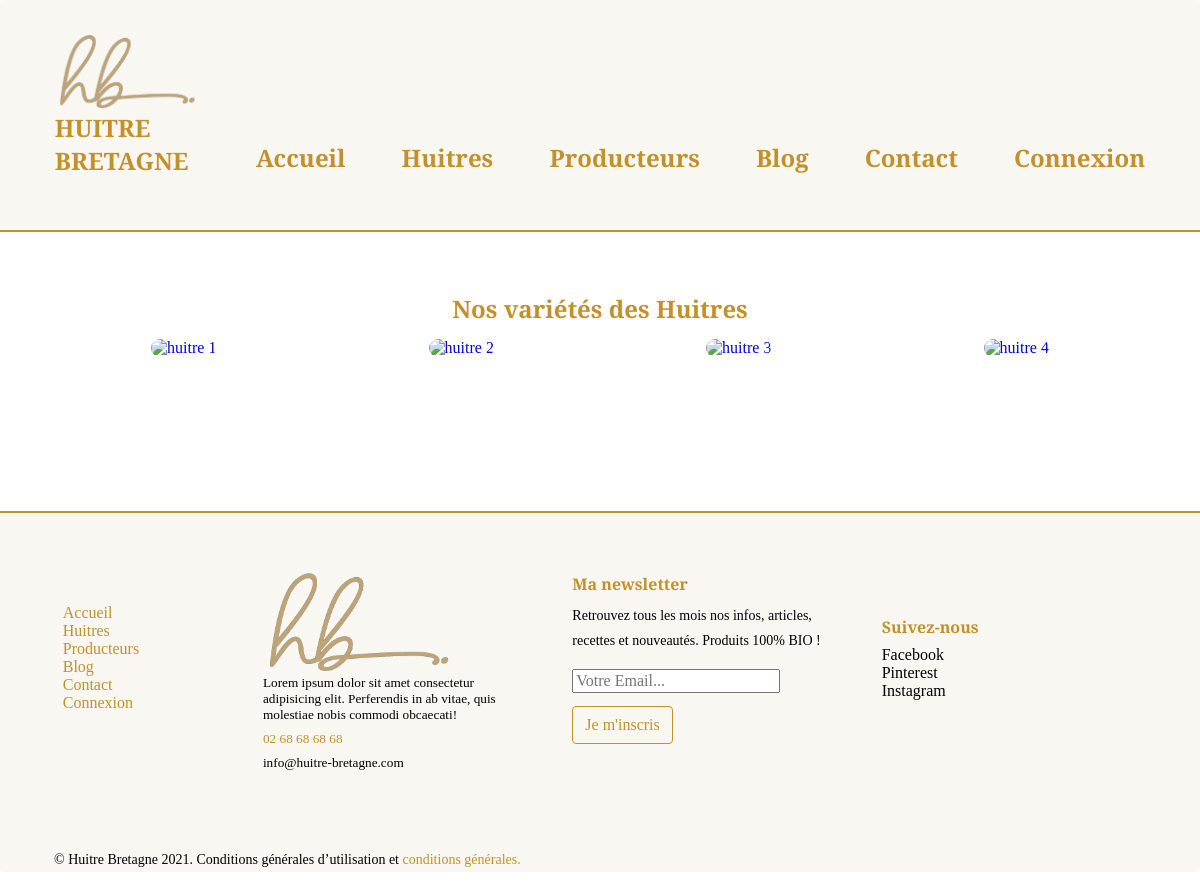
Page /index.php?action=huitres on the earlier database version.
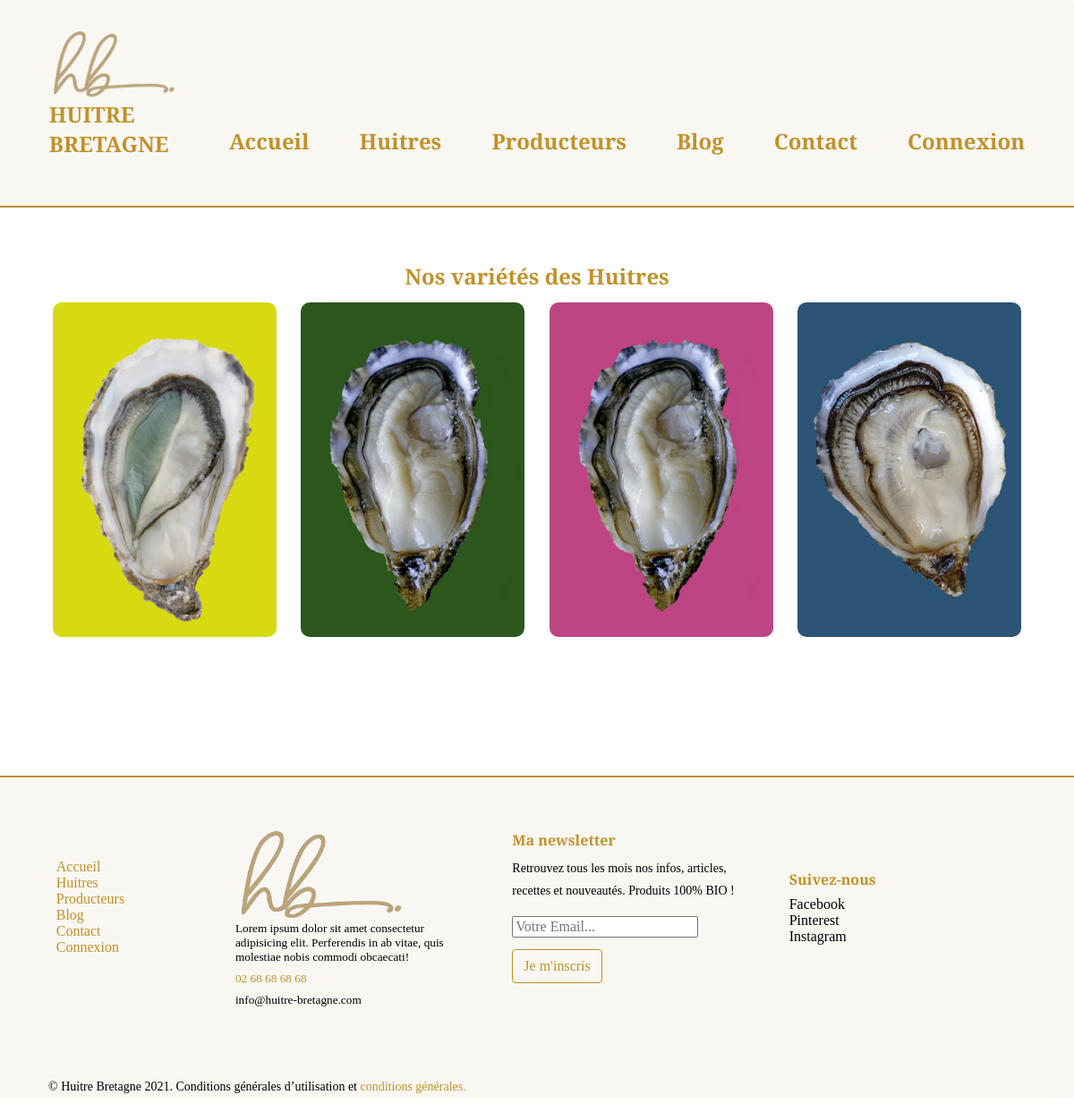
Same page on the later database version.
### tables this page shows
CREATE TABLE IF NOT EXISTS `huitres` (
  `id` int(10) unsigned NOT NULL AUTO_INCREMENT,
  `img` longtext,
  `alt` longtext,
  `h_name` longtext,
  `h_content` longtext,
  PRIMARY KEY (`id`)
);

### app/Controllers/Front/FrontController.php (called while the page is built, shortened)
<?php
class FrontController{
    function huitres(){
        $huitres = new \Project\Models\HuitreManager();
        $huitres = $huitres->getHuitres();
        require 'app/views/front/huitres.php';
    }
    }

### app/Models/HuitreManager.php (called while the page is built, shortened)
<?php
class HuitreManager extends Manager{
    public function getHuitres(){
        $bdd = $this->bdConnect();
        $req = $bdd->query('SELECT id,h_name,h_content,alt,img FROM huitres');
        return $req;
    }
}

### app/views/front/huitres.php (the view, shortened to what this page needs)
<section class="huitres">
<h1 class="text-center" >Nos variétés des Huitres</h1>
<div class="flex-wrapper">
<?php foreach($huitres as $huitre){?>
        <div class="flex-1-item-perline-s flex-2-item-perline-m flex-4-item-perline-l">
            <div class="product-wrapper mb-45 text-center">
                <div class="product-img"> <a href="index.php?action=huitre&id=<?= $huitre['id'] ?>" data-abc="true"> <img class="img-fluid img-br-10px" src="<?=htmlspecialchars($huitre['img']) ?>" alt="<?=htmlspecialchars($huitre['h_name']) ?>"> </a>
                </div>
            </div>
        </div>
<?php } ?>
</div>
</section>
<?php $content = ob_get_clean(); ?>
<?php require 'templates/template.php'; ?>

### index.php (shortened to what this page needs)
<?php
try{
    $frontController = new FrontController();
    if(isset($_GET['action']))
    {
        if($_GET['action']=='blog'){
            $frontController->blog();
        }elseif($_GET['action']=='huitres'){
            $frontController->huitres();
        }elseif($_GET['action']=='producers'){
            $frontController->producers();
        }elseif($_GET['action']=='contact'){
            $frontController->contact();
        }
        elseif($_GET['action']=='contact'){
            $frontController->contact();
        }
        elseif($_GET['action']=='connect'){
            $frontController->connect();
        }
        elseif($_GET['action'] == 'creatUser'){
            $pseudo = $_POST['Pseudo'];
            $mail = $_POST['mail'];
            $mdp = $_POST['pass'];
            $pass = password_hash($mdp, PASSWORD_DEFAULT);
            $frontController ->creatUser($pseudo,$mail,$pass);
        }elseif($_GET['action'] == 'disConnect'){
            $frontController ->disConnect();
        }
        elseif($_GET['action']=='userInfos'){
            $frontController->userInfos();
        }
        elseif($_GET['action'] == 'getMessage'){
            $name = $_POST['name'];
            $mail = $_POST['mail'];
            $sujet = $_POST['sujet'];
            $message = $_POST['content'];
            $frontController->getMessage($name,$mail,$sujet,$message);
        }
        elseif($_GET['action']=='article'){
            $id = $_GET['id'];
            $frontController->article($id);
        }
        elseif($_GET['action'] == 'commentaire'){
            $id = $_GET['id'];
            $name = $_POST['name'];
            $comment = $_POST['comment'];
            $frontController->getComment($name,$comment,$id);
        }
        elseif($_GET['action']=='huitre'){
            $id = $_GET['id'];
            $frontController->huitre($id);
        }
        elseif($_GET['action']=='producer'){
            $id = $_GET['id'];
            $frontController->producer($id);
        }
        elseif($_GET['action']=='mention'){
            $frontController->mention();
        }
    }else{
        $frontController->accueil();
    }
} catch(Exception $e){
    die('Erreur: ' .$e->getMessage());
}

### app/views/front/templates/template.php (shortened to what this page needs)
<!DOCTYPE html>
<html lang="fr">
<head>
    <link rel="stylesheet" href="app/public/front/css/style.css">
</head>
<body>
    <header>
        <div class="navbar-background">
            <nav class="navbar container flex-wrapper">
                <div><a href="/" class="nav-logo"><img class="logo img-br-10px"
                            src="app/public/front/images/huitre-bretagne.png" alt="logo huitre de bretagne"><span
                            class="text-logo">HUITRE BRETAGNE</span> </a>
                </div>
                <div class="navbar-collapse" id="navbarCollapse">
                    <ul class="navbar-ul">
                        <li class="nav-li flex-6-item-perline"><a class="nav-a" href="/">Accueil</a></li>
                        <li class="nav-li flex-6-item-perline"><a class="nav-a"
                                href="index.php?action=huitres">Huitres</a></li>
                        <li class="nav-li flex-6-item-perline"><a class="nav-a"
                                href="index.php?action=producers">Producteurs</a></li>
                        <li class="nav-li flex-6-item-perline"><a class="nav-a" href="index.php?action=blog">Blog</a>
                        </li>
                        <li class="nav-li flex-6-item-perline"><a class="nav-a"
                                href="index.php?action=contact">Contact</a></li>
                        <?php if(isset($_SESSION['pseudo'])): ?>
                        <li class="nav-li flex-6-item-perline">
                            <a class="nav-a" href="index.php?action=userInfos"><?= $_SESSION['pseudo'] ?></a>
                            <p><a class="nav-a" href="index.php?action=disConnect">(Deconnexion)</a></p>
                        </li>
                        <?php else: ?>
                        <li class="nav-li flex-6-item-perline">
                            <a class="nav-a" href="index.php?action=connect">Connexion</a>
                        </li>
                        <?php endif; ?>
                    </ul>
                </div>
            </nav>
            <div class="nav-bottom-line"></div>
        </div>
    </header>
    <main>
        <div class="container">
            <?= $content ?>
        </div>
    </main>
    <footer>
        <div class="foot-backgroud">
            <div class="food-top-line"></div>
            <div class="nav-footer flex-wrapper container">
                <div class="flex-3-item-perline-s flex-4-item-perline-l">
                    <ul>
                        <li><a href="/">Accueil</a></li>
                        <li><a href="index.php?action=huitres">Huitres</a></li>
                        <li><a href="index.php?action=producers">Producteurs</a></li>
                        <li><a href="index.php?action=blog">Blog</a></li>
                        <li><a href="index.php?action=contact">Contact</a></li>
                        <li><a href="index.php?action=connect">Connexion</a></li>
                    </ul>
                </div>
                <div class="flex-3-item-perline-s flex-4-item-perline-l foot-presentation">
                    <img class="hidden l-show img-fluid" src="app/public/front/images/huitre-bretagne.png"
                        alt="huitre-bretagne">
                    <h5 class="hidden l-show">Lorem ipsum dolor sit amet consectetur adipisicing elit.
                        Perferendis in ab vitae,
                        quis molestiae nobis commodi obcaecati!</h5>
                    <h5><a href="tel:+33268686868">02 68 68 68 68</a></h5>
                    <h5>info@huitre-bretagne.com</h5>
                </div>
                <div class="hidden l-show flex-4-item-perline-l">
                    <h4>Ma newsletter</h4>
                    <p>Retrouvez tous les mois nos infos, articles, recettes et nouveautés. Produits 100% BIO !</p>
                    <form method="POST">
                        <input type="email" name="email" placeholder="Votre Email...">
                        <input class="btn gold-btn" type="submit" value="Je m'inscris">
                    </form>
                </div>
                <div class="flex-3-item-perline-s flex-4-item-perline-l">
                    <h4>Suivez-nous</h4>
                    <ul>
                        <li><a href="/"></a>Facebook</li>
                        <li><a href="/"></a>Pinterest</li>
                        <li><a href="/"></a>Instagram</li>
                    </ul>
                </div>
            </div>
            <div>
                <div class="footer_top container">
                    <p class="foot-mention">&copy; Huitre Bretagne 2021. Conditions générales d’utilisation et <a
                            href="index.php?action=mention">conditions générales.</a></p>
                </div>
            </div>
        </div>
    </footer>
</body>
</html>

Differences in the rows shown:
now on this page (row edited): huitres: img (picture)
now on this page (row edited): huitres: img (picture)
now on this page (row edited): huitres: img (picture)
now on this page (row edited): huitres: img (picture)
